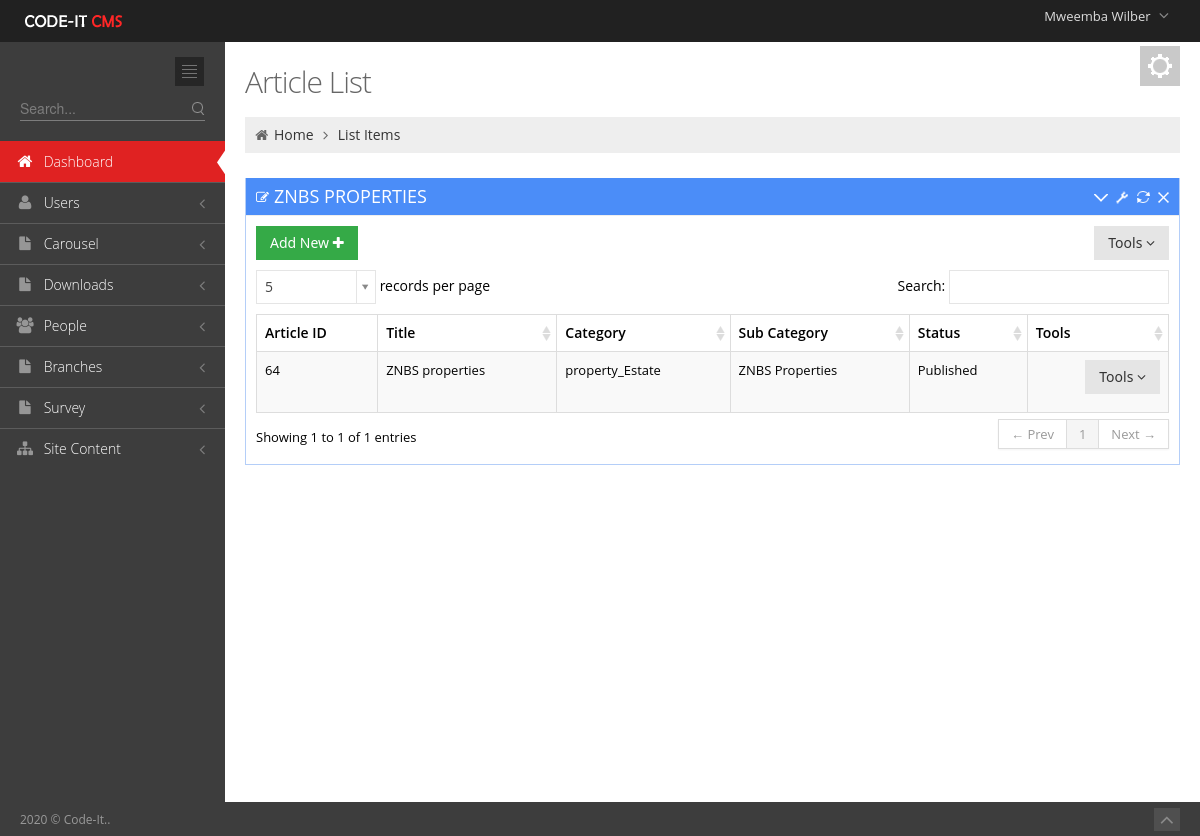
/Admin/ArticleListProperties.php (signed in), run on the app's committed database.
### tables this page shows
CREATE TABLE `user_tbl` (
  `username` varchar(50) NOT NULL,
  `password` text NOT NULL,
  `email` text NOT NULL,
  `contact_no` varchar(50) NOT NULL,
  `branch` int(11) NOT NULL,
  `level` int(11) NOT NULL,
  `Position` text NOT NULL,
  `active` int(11) NOT NULL,
  `Staff_no` int(11) NOT NULL,
  `profile_picture` text NOT NULL,
  `last_pass_change` date NOT NULL,
  `emp_id` int(3) NOT NULL,
  `Status` varchar(20) NOT NULL,
  `date_created` date NOT NULL
);

CREATE TABLE `employees_tbl` (
  `emp_id` int(4) UNSIGNED ZEROFILL NOT NULL,
  `Title` text NOT NULL,
  `first_name` varchar(100) DEFAULT NULL,
  `last_name` varchar(100) DEFAULT NULL,
  `date_of_birth` date DEFAULT NULL,
  `email` varchar(100) DEFAULT NULL,
  `mobile_number` varchar(18) DEFAULT NULL,
  `whatsapp` text NOT NULL,
  `address1` varchar(100) DEFAULT NULL,
  `address2` varchar(100) DEFAULT NULL,
  `city_town` varchar(100) DEFAULT NULL,
  `genda` varchar(10) DEFAULT NULL,
  `country` varchar(100) DEFAULT NULL,
  `date_joined` date DEFAULT NULL,
  `jobRole` text,
  `Qualification_level` varchar(40) NOT NULL,
  `qualification_Area` varchar(100) NOT NULL,
  `Category` text NOT NULL,
  `Picture` text NOT NULL,
  `brief_profile` text NOT NULL
);

CREATE TABLE `articles` (
  `article_id` int(11) NOT NULL,
  `At_Title` text NOT NULL,
  `At_content` longtext NOT NULL,
  `At_image` text NOT NULL,
  `At_sub_cat` int(11) NOT NULL,
  `At_category` int(11) NOT NULL,
  `At_status` text NOT NULL,
  `Document` text NOT NULL,
  `ytube` text NOT NULL
);

CREATE TABLE `at_categories` (
  `ID` int(11) NOT NULL,
  `Name` text NOT NULL
);

CREATE TABLE `sub_category` (
  `Sub_id` int(11) NOT NULL,
  `Sub_name` text NOT NULL,
  `Category_id` int(11) NOT NULL
);

### includes/sessions.php (called while the page is built, shortened)
<?php
include 'Dbconnect.php';
$dbuser=$_SESSION['username'];
   $query="SELECT * FROM `user_tbl` INNER JOIN `employees_tbl` ON `employees_tbl`.`emp_id`=`user_tbl`.`Staff_no` WHERE `username`='$dbuser'";
      $q1=mysqli_query($conn,$query)or die(mysqli_error());
            while ($row = mysqli_fetch_array($q1)) {
            $firstname=$row['first_name'];
            }
?>

### Admin/ArticleListProperties.php (the view, shortened to what this page needs)
<?php include '../includes/sessions.php';?><!DOCTYPE html>
 <html lang="en">
<head>
	<link href="media/css/bootstrap.min.css" rel="stylesheet" type="text/css"/>
	<link href="media/css/bootstrap-responsive.min.css" rel="stylesheet" type="text/css"/>
	<link href="media/css/font-awesome.min.css" rel="stylesheet" type="text/css"/>
	<link href="media/css/style-metro.css" rel="stylesheet" type="text/css"/>
	<link href="media/css/style.css" rel="stylesheet" type="text/css"/>
	<link href="media/css/style-responsive.css" rel="stylesheet" type="text/css"/>
	<link href="media/css/default.css" rel="stylesheet" type="text/css" id="style_color"/>
	<link href="media/css/uniform.default.css" rel="stylesheet" type="text/css"/>
	<link rel="stylesheet" type="text/css" href="media/css/select2_metro.css" />
	<link rel="stylesheet" href="media/css/DT_bootstrap.css" />
</head>
<?php
include 'includes/header.php';
include 'includes/sidebar.php';
?>
		<div class="page-content">
			<div class="container-fluid">
				<div class="row-fluid">
					<div class="span12">
						<div class="color-panel hidden-phone">
							<div class="color-mode-icons icon-color"></div>
						</div>
						<h3 class="page-title">
							Article List
						</h3>
						<ul class="breadcrumb">
							<li>
								<i class="icon-home"></i>
								<a href="index.html">Home</a>
								<i class="icon-angle-right"></i>
							</li>
							<li><a href="#">List Items</a></li>
						</ul>
					</div>
				</div>
				<div class="row-fluid">
					<div class="span12">
						<div class="portlet box blue">
							<div class="portlet-title">
								<div class="caption"><i class="icon-edit"></i>ZNBS PROPERTIES</div>
								<div class="tools">
									<a href="javascript:;" class="collapse"></a>
									<a href="#portlet-config" data-toggle="modal" class="config"></a>
									<a href="javascript:;" class="reload"></a>
									<a href="javascript:;" class="remove"></a>
								</div>
							</div>
							<div class="portlet-body">
								<div class="clearfix">
									<div class="btn-group">
										<a href="NewArticles.php"><button " class="btn green">
										Add New <i class="icon-plus"></i>
										</button></a>
									</div>
									<div class="btn-group pull-right">
										<button class="btn dropdown-toggle" data-toggle="dropdown">Tools <i class="icon-angle-down"></i>
										</button>
									</div>
								</div>
								<table class="table table-striped table-hover table-bordered" id="sample_editable_1">
									<thead>
										<tr>
											<th>Article ID</th>
											<th>Title</th>
											<th>Category</th>
											<th>Sub Category</th>
											<th>Status</th>
											<th>Tools</th>
										</tr>
									</thead>
									<tbody>
                                <?php
 $propertySQL="SELECT * FROM `articles`
 INNER JOIN `at_categories` ON `articles`.`At_category`=`at_categories`.`ID` INNER JOIN `sub_category` ON `sub_category`.`Sub_id`=`articles`.`At_sub_cat`  WHERE `At_sub_cat`='25' ";
											$results=mysqli_query($conn,$propertySQL);
											while($row5=mysqli_fetch_array($results)){
            ?>
										<tr class="">
                                             <td><?php  echo $row5['article_id']; ?></td>
											<td><?php  echo $row5['At_Title']; ?></td>
											<td><?php  echo $row5['Name']; ?></td>
											<td><?php  echo $row5['Sub_name']; ?></td>
											<td><?php  echo $row5['At_status']; ?></td>
											<td><div class="btn-group pull-right">
										<button class="btn dropdown-toggle" data-toggle="dropdown">Tools <i class="icon-angle-down"></i>
										</button>
									</div></td>
										</tr>
									<?php } 		 ?>
									</tbody>
								</table>
							</div>
						</div>
					</div>
				</div>
			</div>
		</div>
	</div>
	<div class="footer">
		<div class="footer-inner">
			2020 &copy; Code-It..
		</div>
		<div class="footer-tools">
			<span class="go-top">
			<i class="icon-angle-up"></i>
			</span>
		</div>
	</div>
</body>
</html>

### Admin/includes/header.php (shortened to what this page needs)
<?php
 include '../includes/sessions.php';
?>
 <html lang="en" class="no-js">
<body class="page-header-fixed">
	<div class="header navbar navbar-inverse navbar-fixed-top">
		<div class="navbar-inner">
			<div class="container-fluid">
				<a class="brand" href="index.php">
				<img src="media/image/logo.png" alt="logo"/>
				</a>
				<ul class="nav pull-right">
					<li class="dropdown user">
						<a href="#" class="dropdown-toggle" data-toggle="dropdown">
						<span class="username"><?php echo $firstname ;?></span>
						<i class="icon-angle-down"></i>
						</a>
					</li>
				</ul>
			</div>
		</div>
	</div>
	<div class="page-container">

### Admin/media/css/style-metro.css (style rules this page uses)
div, input, select, textarea, span, img, table, td, th, p, a, button, ul, li { -webkit-border-radius: 0 !important; -moz-border-radius: 0 !important; border-radius: 0 !important; }
.btn { background-color: #e5e5e5; background-image: none; filter: none; border: 0; padding: 7px 14px; text-shadow: none; font-family: "Segoe UI", Helvetica, Arial, sans-serif; font-size: 14px; color: #333333; cursor: pointer; outline: none; -webkit-box-shadow: none !important; -moz-box-shadow: none !important; box-shadow: none !important; -webkit-border-radius: 0 !important; -moz-border-radius: 0 !important; border-radius: 0 !important; }
.btn.green { color: white; text-shadow: none; background-color: #35aa47; }

### Admin/media/css/style-responsive.css (style rules this page uses)
@media (min-width: 980px) { .page-content { margin-left: 225px; margin-top: 0px; min-height: 760px; } }

### Admin/media/css/default.css (style rules this page uses)
body { background-color: #3d3d3d !important; }
.header .navbar-inner { filter: none !important; background-image: none !important; background-color: #212121 !important; }
.header .nav li.dropdown .dropdown-toggle i { color: #8a8a8a !important; }
.footer .footer-inner { color: #999999; }
.footer .footer-tools .go-top { background-color: #4f4f4f; }
.footer .footer-tools .go-top i { color: #8a8a8a; }

### data on the page
user_tbl: employees_tbl.first_name "Mweemba Wilber"
articles: article_id "64", At_Title "ZNBS properties", at_categories.Name "property_Estate", sub_category.Sub_name "ZNBS Properties", At_status "Published"
